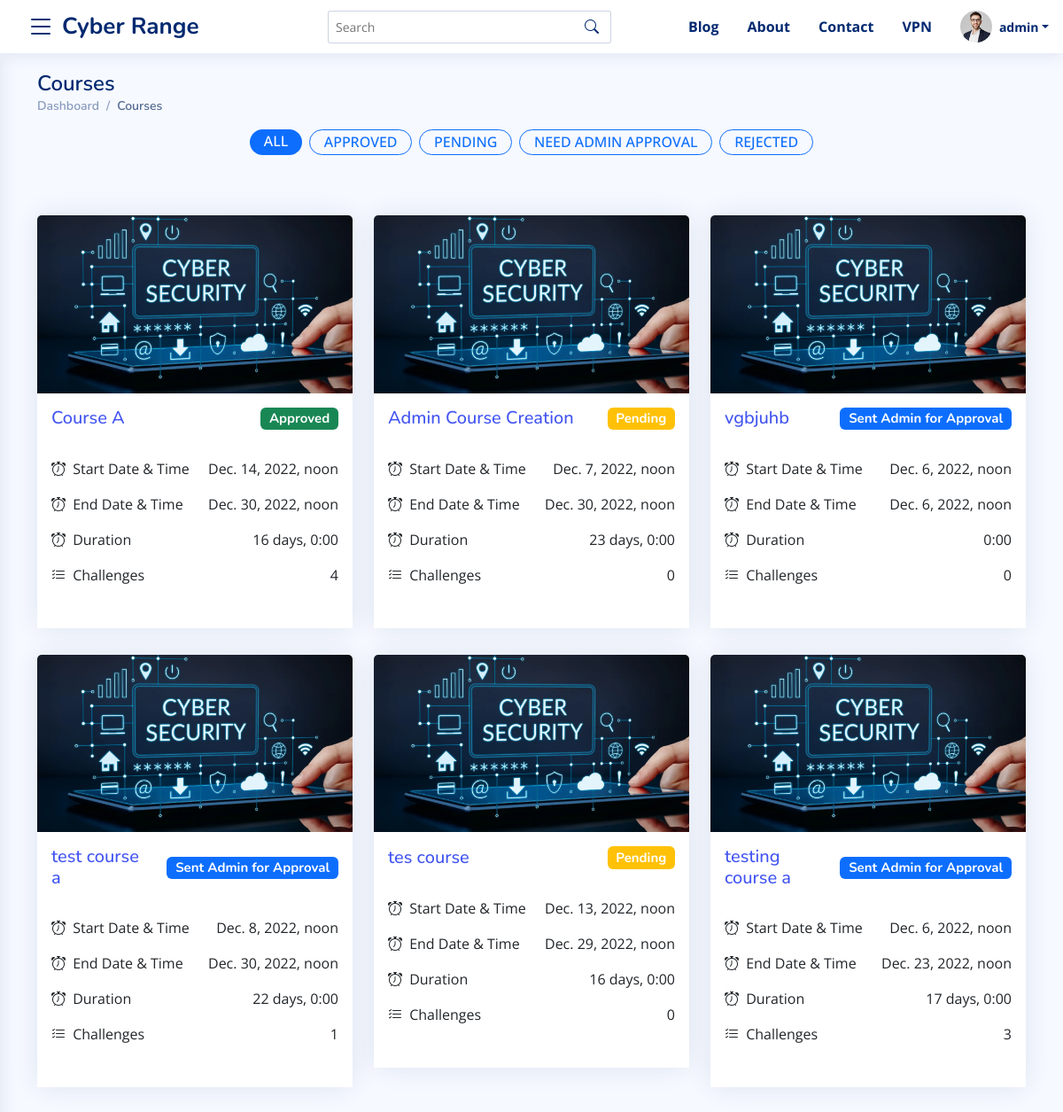
The page /admininstrator/course/all (signed in) on the database its author committed.
### accounts/models.py (models this page shows, shortened)
class User(AbstractBaseUser):
    username = models.CharField(
        verbose_name="Username",
        max_length=255,
        default="",
        blank=True,
        unique=False,
    )
    email = models.EmailField(
        verbose_name='email address',
        max_length=255,
        unique=True,
    )
    is_active = models.BooleanField(default=True, help_text="User is verified and have access to the website. Admin can also block a user by un-check this field")
    is_staff = models.BooleanField(default=False , editable=False) # a admin user; non super-user
    is_superuser = models.BooleanField(default=False, help_text="Superuser of the whole website.") # a superuser
    is_student = models.BooleanField(default=False)
    is_instructor = models.BooleanField(default=False)
    is_admin = models.BooleanField(default=False)
    groups = models.ManyToManyField(
        Group,
        verbose_name=_('groups'),
        blank=True,
        help_text=_(
            'The groups this user belongs to. A user will get all permissions '
            'granted to each of their groups.'
        ),
        related_name="user_groups_set",
        related_query_name="user",
    )
    permissions = models.ManyToManyField(
        Permission,
        verbose_name=_('user permissions'),
        blank=True,
        help_text=_('Specific permissions for this user.'),
        related_name="user_permissions_set",
        related_query_name="user",
    )
    date_joined = models.DateTimeField(_('Date Joined'), blank=True, null=True, auto_now_add=True)
    updated= models.DateTimeField( verbose_name= _('Last Updated Timestamp') , auto_now= True)
    USERNAME_FIELD = 'email'
    REQUIRED_FIELDS = [] # Email & Password are required by default.
    objects = UserManager()

### master_app/models.py (models this page shows, shortened)
class Course(models.Model):
    instructor = models.ForeignKey(User, on_delete=models.CASCADE)
    name = models.CharField(max_length=100)
    start_time = models.DateTimeField(auto_now_add=False, default=timezone.now)
    end_time = models.DateTimeField(auto_now_add=False, default=timezone.now)
    created_timestamp = models.DateTimeField( auto_now_add=True )
    description = RichTextField()
    is_approved = models.CharField(max_length=2, choices=APPROVED_CHOICES, default="1")
    points = models.IntegerField(blank=True, null=True, default=60)
    def get_admin_url(self):
        try:
            return reverse("admin-courses-details-url", args=[self.id])
        except:
            return "#"
    def total_challenges(self):
        try:
            return self.coursechallenge_set.all().count()
        except:
            return 0
    def total_duration(self):
        try:
            return ("%s" % str(self.end_time - self.start_time)[:-3])
        except:
            return ("%s" % str(self.end_time - self.start_time))

### master_app/views.py (the view)
# urls.py: path("admininstrator/course/all", views.AdminCourseList, name="admin-course-list-url"),
@login_required
@admin_required
def AdminCourseList(request):
    template_name = 'master_app/admin/courses_list.html'
    courses = Course.objects.all()
    context = {
        "courses": courses
    }
    return render(request, template_name, context)

### master_app/templates/master_app/admin/courses_list.html (shortened to what this page needs)
{%  extends 'base.html' %}
{% load static %}
{% block content %}
<main id="main" class="main">
    <section class="section dashboard">
      <div class="container">
        <div class="pagetitle">
          <h1>Courses</h1>
          <nav>
            <ol class="breadcrumb">
              <li class="breadcrumb-item"><a href="{% url 'admin-dasboard-url' %}">Dashboard</a></li>
              <li class="breadcrumb-item active">Courses</li>
            </ol>
          </nav>
        </div>
        <div class="row justify-content-center ">
          <div class="col-12 col-md-10 col-lg-7 text-center">
            <nav class="nav justify-content-center ">
              <a
                class="badge bg-primary text-white rounded-pill mr-1 mb-1"
                href="#"
                data-toggle="pill"
                data-filter="*"
                data-target="#portfolio"
              >
                <span class="h6 text-uppercase  px-2">All</span>
              </a>
              <a
                class="badge border border-primary text-primary rounded-pill mr-1 mb-1 mx-2"
                href="#"
                data-toggle="pill"
                data-filter=".3card"
                data-target="#portfolio"
              >
                <span class="h6 text-uppercase  px-2">Approved</span>
              </a>
              <a
                class="badge  border border-primary text-primary rounded-pill mr-1 mb-1 "
                href="#"
                data-toggle="pill"
                data-filter=".1card"
                data-target="#portfolio"
              >
                <span class="h6 text-uppercase  px-2">Pending</span>
              </a>
              <a
                class="badge border border-primary text-primary rounded-pill mr-1 mb-1 mx-2"
                href="#"
                data-toggle="pill"
                data-filter=".2card"
                data-target="#portfolio"
              >
                <span class="h6 text-uppercase  px-2">Need Admin Approval</span>
              </a>
              <a
                class="badge border border-primary text-primary rounded-pill mr-1 mb-1 "
                href="#"
                data-toggle="pill"
                data-filter=".4card"
                data-target="#portfolio"
              >
                <span class="h6 text-uppercase  px-2">Rejected</span>
              </a>
            </nav>
          </div>
        </div>
        <div class="row my-5 py-3" id="portfolio" data-isotope='{"layoutMode": "fitRows"}'>
          {% for course in courses %}
            {% include 'master_app/course_card.html' with cURL=course.get_admin_url %}
          {% endfor %}
        </div>
      </div>
    </section>
</main>
{% endblock %}

### master_app/templates/master_app/header.html (shortened to what this page needs)
{% load static %}
<header class="header fixed-top d-flex align-items-center  sticky-top ">
  <div class="d-flex align-items-center justify-content-center">
    <i class="bi bi-list toggle-sidebar-btn"></i>
    <a href="{% url 'master_index' %}" class="logo d-flex align-items-center ms-2">
      <span class="d-none d-lg-block">Cyber Range</span>
    </a>
  </div>
  <div class="search-bar">
    <form class="search-form d-flex align-items-center" method="POST" action="#">
      <input type="text" name="query" placeholder="Search" title="Enter search keyword">
      <button type="submit" title="Search"><i class="bi bi-search"></i></button>
    </form>
  </div>
  <nav class="header-nav  ms-auto">
    <ul class="d-flex align-items-center">
      {% if request.user.is_authenticated %}
      <li class="nav-item">
        <a href="#!" class="nav-link nav-profile d-flex align-items-center px-3 fw-bold">
          Blog</a>
      </li>
      <li class="nav-item">
        <a href="#!" class="nav-link nav-profile d-flex align-items-center px-3 fw-bold">
          About</a>
      </li>
      <li class="nav-item">
        <a href="#!" class="nav-link nav-profile d-flex align-items-center px-3 fw-bold">
          Contact</a>
      </li>
      <li class="nav-item">
        <a href="#!" class="nav-link nav-profile d-flex align-items-center px-3 fw-bold"> VPN </a>
      </li>
      <li class="nav-item dropdown px-3">
        <a class="nav-link nav-profile d-flex align-items-center pe-0" href="#" data-bs-toggle="dropdown">
          <img src="{% static 'assets/img/profile-img.jpg' %}" alt="Profile" class="rounded-circle">
          <span class="d-none d-md-block dropdown-toggle ps-2 fw-bold">{{ request.user.username }}</span>
        </a>
      </li>
      {% endif %}
    </ul>
  </nav>
</header>

### master_app/templates/master_app/course_card.html
{% load static %}
<div class="col-12 col-md-4 col-lg-4 col-xll-3  align-items-stretch {{ course.is_approved }}card">
    <div class="card  ">
        <div class="card-header p-0 border-0 ">
            <img class="card-img-top" src="{% static 'assets/img/Ad.webp' %}" alt="">
        </div>
        <div class="card-body p-3 bg-white">
            <h5 class="d-flex justify-content-between align-items-center "><a href="{{ cURL }}" class="me-3">{{ course.name }}</a> {% if course.is_approved == "1" %}
              <span class="badge bg-warning">Pending</span>
            {% elif course.is_approved == "2" %}
              <span class="badge bg-primary">Sent Admin for Approval</span>
            {% elif course.is_approved == "3" %}
              <span class="badge bg-success">Approved</span>
            {% elif course.is_approved == "4"  %}
              <span class="badge bg-danger">Rejected</span>
            {% endif %}</h5>
            <ul class="list-group  list-group-flush px-0 mx-0 my-4">
              <li class="list-group-item d-flex justify-content-between align-items-start px-0 border-0">
                <div >
                  <div ><i class="bi bi-alarm me-1"></i> Start Date & Time</div>
                </div>
                {{ course.start_time }}
              </li>
              <li class="list-group-item d-flex justify-content-between align-items-start px-0 border-0">
                <div >
                  <div ><i class="bi bi-alarm me-1"></i> End Date & Time</div>
                </div>
                {{ course.end_time }}
              </li>
              <li class="list-group-item d-flex justify-content-between align-items-start px-0 border-0">
                <div >
                  <div ><i class="bi bi-alarm me-1"></i> Duration</div>
                </div>
                {{ course.total_duration }}
              </li>
              <li class="list-group-item d-flex justify-content-between align-items-start px-0 border-0">
                <div >
                  <div ><i class="bi bi-list-check me-1"></i> Challenges</div>
                </div>
                {{ course.total_challenges }}
              </li>
            </ul>
        </div>
    </div>
  </div>

### master_app/static/assets/css/style.css (style rules this page uses)
:root { scroll-behavior: smooth; }
body { font-family: "Open Sans", sans-serif; background: #f6f9ff; color: #444444; }
a { color: #4154f1; text-decoration: none; }
h1, h2, h3, h4, h5, h6 { font-family: "Nunito", sans-serif; }
#main { margin-top: 60px; padding: 20px 30px; transition: all 0.3s; }
.pagetitle { margin-bottom: 10px; }
.pagetitle h1 { font-size: 24px; margin-bottom: 0; font-weight: 600; color: #012970; }
.card { margin-bottom: 30px; border: none; border-radius: 5px; box-shadow: 0px 0 30px rgba(1, 41, 112, 0.1); }
.card-header, .card-footer { border-color: #ebeef4; background-color: #fff; color: #798eb3; padding: 15px; }
.card-body { padding: 0 20px 20px 20px; }
.breadcrumb { font-size: 14px; font-family: "Nunito", sans-serif; color: #899bbd; font-weight: 600; }
.breadcrumb a { color: #899bbd; transition: 0.3s; }
.breadcrumb .breadcrumb-item::before { color: #899bbd; }
.breadcrumb .active { color: #51678f; font-weight: 600; }
.logo { line-height: 1; }
@media (min-width: 1200px) { .logo { width: 280px; } }
.logo span { font-size: 26px; font-weight: 700; color: #012970; font-family: "Nunito", sans-serif; }
.header { transition: all 0.5s; z-index: 997; height: 60px; box-shadow: 0px 2px 20px rgba(1, 41, 112, 0.1); background-color: #fff; padding-left: 20px; }
.header .toggle-sidebar-btn { font-size: 32px; padding-left: 10px; cursor: pointer; color: #012970; }
.header .search-bar { min-width: 360px; padding: 0 20px; }
.header .search-form { width: 100%; }
.header .search-form input { border: 0; font-size: 14px; color: #012970; border: 1px solid rgba(1, 41, 112, 0.2); padding: 7px 38px 7px 8px; border-radius: 3px; transition: 0.3s; width: 100%; }
.header .search-form button { border: 0; padding: 0; margin-left: -30px; background: none; }
.header .search-form button i { color: #012970; }
.header-nav ul { list-style: none; }
.header-nav>ul { margin: 0; padding: 0; }
.header-nav .nav-profile { color: #012970; }
.header-nav .nav-profile img { max-height: 36px; }
.header-nav .nav-profile span { font-size: 14px; font-weight: 600; }
@media (min-width: 1200px) { #main, #footer { margin-left: 300px; } }
@media (min-width: 1200px) { .toggle-sidebar #main, .toggle-sidebar #footer { margin-left: 0; } }

### master_app/templates/master_app/base.html (style rules this page uses)
#main { margin-top: 0; }
.card { border-radius: 0.625rem; }

### rows shown on the page
User: user.username "admin"
Course: name "Course A", is_approved "Approved", start_time "Dec. 14, 2022, noon", end_time "Dec. 30, 2022, noon", total_duration "16 days, 0:00", total_challenges "4"
Course: name "Admin Course Creation", is_approved "Pending", start_time "Dec. 7, 2022, noon", end_time "Dec. 30, 2022, noon", total_duration "23 days, 0:00", total_challenges "0"
Course: name "vgbjuhb", is_approved "Sent Admin for Approval", start_time "Dec. 6, 2022, noon", end_time "Dec. 6, 2022, noon", total_duration "0:00", total_challenges "0"
Course: name "test course a", is_approved "Sent Admin for Approval", start_time "Dec. 8, 2022, noon", end_time "Dec. 30, 2022, noon", total_duration "22 days, 0:00", total_challenges "1"
Course: name "tes course", is_approved "Pending", start_time "Dec. 13, 2022, noon", end_time "Dec. 29, 2022, noon", total_duration "16 days, 0:00", total_challenges "0"
Course: name "testing course a", is_approved "Sent Admin for Approval", start_time "Dec. 6, 2022, noon", end_time "Dec. 23, 2022, noon", total_duration "17 days, 0:00", total_challenges "3"
